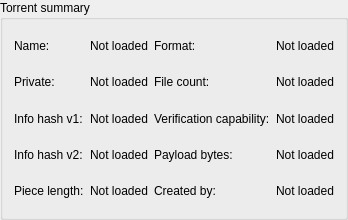
<widget class="QGroupBox" name="grpInspectSummary"><property name="minimumSize"><size><width>0</width><height>220</height></size></property><property name="title"><string>Torrent summary</string></property><layout class="QGridLayout" name="gridInspectSummary"><item row="0" column="0"><widget class="QLabel" name="lblInspectName"><property name="text"><string>Name:</string></property></widget></item><item row="0" column="1"><widget class="QLabel" name="lblInspectNameValue"><property name="text"><string>Not loaded</string></property><property name="wordWrap"><bool>true</bool></property></widget></item><item row="0" column="2"><widget class="QLabel" name="lblInspectFormat"><property name="text"><string>Format:</string></property></widget></item><item row="0" column="3"><widget class="QLabel" name="lblInspectFormatValue"><property name="text"><string>Not loaded</string></property></widget></item><item row="1" column="0"><widget class="QLabel" name="lblInspectPrivate"><property name="text"><string>Private:</string></property></widget></item><item row="1" column="1"><widget class="QLabel" name="lblInspectPrivateValue"><property name="text"><string>Not loaded</string></property></widget></item><item row="1" column="2"><widget class="QLabel" name="lblInspectFileCount"><property name="text"><string>File count:</string></property></widget></item><item row="1" column="3"><widget class="QLabel" name="lblInspectFileCountValue"><property name="text"><string>Not loaded</string></property></widget></item><item row="2" column="0"><widget class="QLabel" name="lblInspectInfoHashV1"><property name="text"><string>Info hash v1:</string></property></widget></item><item row="2" column="1"><widget class="QLabel" name="lblInspectInfoHashV1Value"><property name="text"><string>Not loaded</string></property><property name="wordWrap"><bool>true</bool></property></widget></item><item row="3" column="0"><widget class="QLabel" name="lblInspectInfoHashV2"><property name="text"><string>Info hash v2:</string></property></widget></item><item row="3" column="1"><widget class="QLabel" name="lblInspectInfoHashV2Value"><property name="text"><string>Not loaded</string></property><property name="wordWrap"><bool>true</bool></property></widget></item><item row="4" column="0"><widget class="QLabel" name="lblInspectPieceLength"><property name="text"><string>Piece length:</string></property></widget></item><item row="4" column="1"><widget class="QLabel" name="lblInspectPieceLengthValue"><property name="text"><string>Not loaded</string></property></widget></item><item row="3" column="2"><widget class="QLabel" name="lblInspectPayloadBytes"><property name="text"><string>Payload bytes:</string></property></widget></item><item row="3" column="3"><widget class="QLabel" name="lblInspectPayloadBytesValue"><property name="text"><string>Not loaded</string></property></widget></item><item row="2" column="2"><widget class="QLabel" name="lblInspectCapability"><property name="text"><string>Verification capability:</string></property></widget></item><item row="2" column="3"><widget class="QLabel" name="lblInspectCapabilityValue"><property name="text"><string>Not loaded</string></property><property name="wordWrap"><bool>true</bool></property></widget></item><item row="4" column="2"><widget class="QLabel" name="lblInspectCreatedBy"><property name="text"><string>Created by:</string></property></widget></item><item row="4" column="3"><widget class="QLabel" name="lblInspectCreatedByValue"><property name="text"><string>Not loaded</string></property><property name="wordWrap"><bool>true</bool></property></widget></item></layout></widget>
